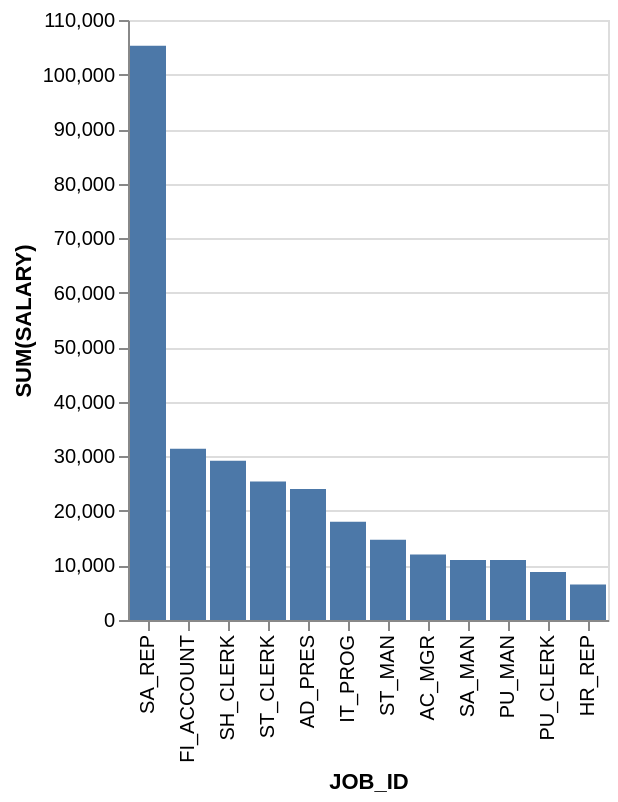

Vega-Lite specification stored for this chart:
### Vega-Lite specification from a JSON file in a GitHub repository (floating-point values rounded to 4 significant figures)
{"data": {"values": [{"x_data": "SA_REP", "y_data": 105300}, {"x_data": "FI_ACCOUNT", "y_data": 31400}, {"x_data": "SH_CLERK", "y_data": 29200}, {"x_data": "ST_CLERK", "y_data": 25400}, {"x_data": "AD_PRES", "y_data": 24000}, {"x_data": "IT_PROG", "y_data": 18000}, {"x_data": "ST_MAN", "y_data": 14700}, {"x_data": "AC_MGR", "y_data": 12000}, {"x_data": "SA_MAN", "y_data": 11000}, {"x_data": "PU_MAN", "y_data": 11000}, {"x_data": "PU_CLERK", "y_data": 8800}, {"x_data": "HR_REP", "y_data": 6500}]}, "mark": "bar", "encoding": {"x": {"field": "x_data", "type": "nominal", "title": "JOB_ID", "sort": {"op": "sum", "field": "y_data", "order": "descending"}}, "y": {"field": "y_data", "type": "quantitative", "title": "SUM(SALARY)"}}}
